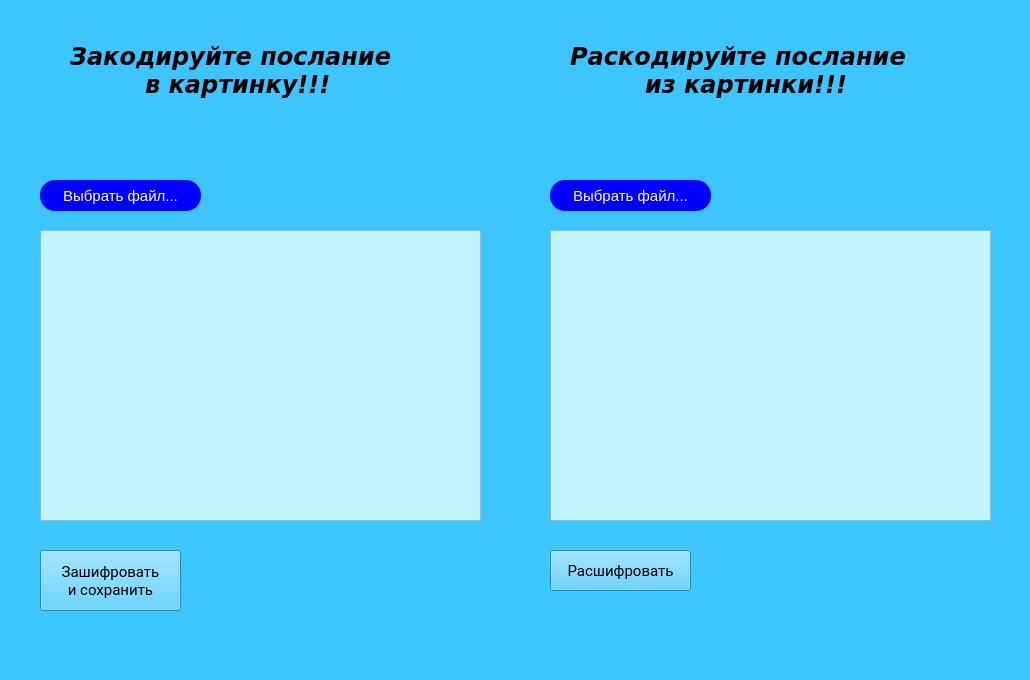
<?xml version="1.0" encoding="UTF-8"?>
<ui version="4.0">
 <class>first_try</class>
 <widget class="QMainWindow" name="first_try">
  <property name="geometry">
   <rect>
    <x>0</x>
    <y>0</y>
    <width>1030</width>
    <height>680</height>
   </rect>
  </property>
  <property name="sizePolicy">
   <sizepolicy hsizetype="Fixed" vsizetype="Fixed">
    <horstretch>0</horstretch>
    <verstretch>0</verstretch>
   </sizepolicy>
  </property>
  <property name="minimumSize">
   <size>
    <width>1030</width>
    <height>680</height>
   </size>
  </property>
  <property name="maximumSize">
   <size>
    <width>1030</width>
    <height>680</height>
   </size>
  </property>
  <property name="windowTitle">
   <string>first_try</string>
  </property>
  <property name="styleSheet">
   <string notr="true">background-color:rgb(60, 197, 255)</string>
  </property>
  <widget class="QWidget" name="centralwidget">
   <widget class="QPushButton" name="pushButton">
    <property name="geometry">
     <rect>
      <x>40</x>
      <y>550</y>
      <width>141</width>
      <height>61</height>
     </rect>
    </property>
    <property name="font">
     <font>
      <family>Roboto</family>
      <pointsize>11</pointsize>
     </font>
    </property>
    <property name="cursor">
     <cursorShape>PointingHandCursor</cursorShape>
    </property>
    <property name="styleSheet">
     <string notr="true">background-color: blue;
color: white;
border-radius: 15px;

font-family: Roboto;

QPushButton#pushButton:hover{
background-color: black;
}
</string>
    </property>
    <property name="text">
     <string>Зашифровать
и сохранить</string>
    </property>
   </widget>
   <widget class="QPlainTextEdit" name="plainTextEdit">
    <property name="geometry">
     <rect>
      <x>40</x>
      <y>230</y>
      <width>441</width>
      <height>291</height>
     </rect>
    </property>
    <property name="cursor" stdset="0">
     <cursorShape>IBeamCursor</cursorShape>
    </property>
    <property name="toolTip">
     <string>&lt;html&gt;&lt;head/&gt;&lt;body&gt;&lt;p&gt;Не хотите - не вводите&lt;/p&gt;&lt;/body&gt;&lt;/html&gt;</string>
    </property>
    <property name="styleSheet">
     <string notr="true">font-size: 18px;
background-color:rgb(193, 244, 255)

</string>
    </property>
    <property name="plainText">
     <string/>
    </property>
    <property name="placeholderText">
     <string>Введите текст...</string>
    </property>
   </widget>
   <widget class="QPushButton" name="pushButton_2">
    <property name="geometry">
     <rect>
      <x>40</x>
      <y>180</y>
      <width>161</width>
      <height>31</height>
     </rect>
    </property>
    <property name="font">
     <font>
      <pointsize>11</pointsize>
     </font>
    </property>
    <property name="cursor">
     <cursorShape>PointingHandCursor</cursorShape>
    </property>
    <property name="styleSheet">
     <string notr="true">background-color: blue;
color: white;
border-radius: 15px;
alternate-background-color: rgb(170, 85, 255);</string>
    </property>
    <property name="text">
     <string>Выбрать файл...</string>
    </property>
   </widget>
   <widget class="QLabel" name="label">
    <property name="geometry">
     <rect>
      <x>70</x>
      <y>30</y>
      <width>411</width>
      <height>81</height>
     </rect>
    </property>
    <property name="font">
     <font>
      <family>Verdana</family>
      <pointsize>18</pointsize>
      <weight>75</weight>
      <italic>true</italic>
      <bold>true</bold>
      <underline>false</underline>
     </font>
    </property>
    <property name="cursor">
     <cursorShape>ArrowCursor</cursorShape>
    </property>
    <property name="autoFillBackground">
     <bool>false</bool>
    </property>
    <property name="styleSheet">
     <string notr="true">border-color: rgb(255, 0, 4);</string>
    </property>
    <property name="text">
     <string>Закодируйте послание
         в картинку!!!</string>
    </property>
   </widget>
   <widget class="QLabel" name="label_2">
    <property name="geometry">
     <rect>
      <x>570</x>
      <y>30</y>
      <width>421</width>
      <height>81</height>
     </rect>
    </property>
    <property name="font">
     <font>
      <family>Verdana</family>
      <pointsize>18</pointsize>
      <weight>75</weight>
      <italic>true</italic>
      <bold>true</bold>
      <underline>false</underline>
     </font>
    </property>
    <property name="cursor">
     <cursorShape>ArrowCursor</cursorShape>
    </property>
    <property name="autoFillBackground">
     <bool>false</bool>
    </property>
    <property name="styleSheet">
     <string notr="true">border-color: rgb(255, 0, 4);</string>
    </property>
    <property name="text">
     <string>Раскодируйте послание
         из картинки!!!</string>
    </property>
   </widget>
   <widget class="QPlainTextEdit" name="plainTextEdit_2">
    <property name="geometry">
     <rect>
      <x>550</x>
      <y>230</y>
      <width>441</width>
      <height>291</height>
     </rect>
    </property>
    <property name="cursor" stdset="0">
     <cursorShape>IBeamCursor</cursorShape>
    </property>
    <property name="toolTip">
     <string>&lt;html&gt;&lt;head/&gt;&lt;body&gt;&lt;p&gt;Не хотите - не копируйте&lt;/p&gt;&lt;/body&gt;&lt;/html&gt;</string>
    </property>
    <property name="styleSheet">
     <string notr="true">font-size: 18px;
background-color:rgb(193, 244, 255)

</string>
    </property>
    <property name="readOnly">
     <bool>true</bool>
    </property>
    <property name="plainText">
     <string/>
    </property>
    <property name="placeholderText">
     <string>Здесь будет результат...</string>
    </property>
   </widget>
   <widget class="QPushButton" name="pushButton_3">
    <property name="geometry">
     <rect>
      <x>550</x>
      <y>550</y>
      <width>141</width>
      <height>41</height>
     </rect>
    </property>
    <property name="font">
     <font>
      <family>Roboto</family>
      <pointsize>11</pointsize>
     </font>
    </property>
    <property name="cursor">
     <cursorShape>PointingHandCursor</cursorShape>
    </property>
    <property name="styleSheet">
     <string notr="true">background-color: blue;
color: white;
border-radius: 15px;

font-family: Roboto;

QPushButton#pushButton:hover{
background-color: black;
}
</string>
    </property>
    <property name="text">
     <string>Расшифровать</string>
    </property>
   </widget>
   <widget class="QPushButton" name="pushButton_4">
    <property name="geometry">
     <rect>
      <x>550</x>
      <y>180</y>
      <width>161</width>
      <height>31</height>
     </rect>
    </property>
    <property name="font">
     <font>
      <pointsize>11</pointsize>
     </font>
    </property>
    <property name="cursor">
     <cursorShape>PointingHandCursor</cursorShape>
    </property>
    <property name="styleSheet">
     <string notr="true">background-color: blue;
color: white;
border-radius: 15px;</string>
    </property>
    <property name="text">
     <string>Выбрать файл...</string>
    </property>
   </widget>
  </widget>
  <widget class="QMenuBar" name="menubar">
   <property name="geometry">
    <rect>
     <x>0</x>
     <y>0</y>
     <width>1030</width>
     <height>26</height>
    </rect>
   </property>
  </widget>
  <widget class="QStatusBar" name="statusbar"/>
 </widget>
 <resources/>
 <connections>
  <connection>
   <sender>pushButton</sender>
   <signal>clicked()</signal>
   <receiver>plainTextEdit</receiver>
   <slot>clear()</slot>
   <hints>
    <hint type="sourcelabel">
     <x>110</x>
     <y>596</y>
    </hint>
    <hint type="destinationlabel">
     <x>260</x>
     <y>401</y>
    </hint>
   </hints>
  </connection>
 </connections>
</ui>
